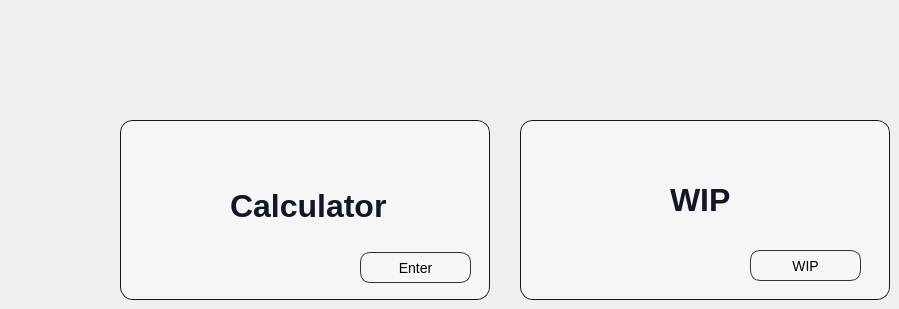
      <widget class="QWidget" name="page_32">
       <widget class="QLabel" name="label_194">
        <property name="geometry">
         <rect>
          <x>520</x>
          <y>120</y>
          <width>370</width>
          <height>180</height>
         </rect>
        </property>
        <property name="styleSheet">
         <string notr="true">border-radius: 13px;
background:rgb(246,246,246);
border: 1px solid rgb(18,23,40);</string>
        </property>
        <property name="text">
         <string/>
        </property>
       </widget>
       <widget class="QLabel" name="label_195">
        <property name="geometry">
         <rect>
          <x>230</x>
          <y>170</y>
          <width>200</width>
          <height>71</height>
         </rect>
        </property>
        <property name="styleSheet">
         <string notr="true">font-family: 'Poppins';
font-style: normal;
background:rgba(0,0,0,0);
font-weight: 700;
font-size: 32px;
color: rgb(18,23,40);

</string>
        </property>
        <property name="text">
         <string>Calculator</string>
        </property>
       </widget>
       <widget class="QLabel" name="label_196">
        <property name="geometry">
         <rect>
          <x>670</x>
          <y>150</y>
          <width>191</width>
          <height>100</height>
         </rect>
        </property>
        <property name="styleSheet">
         <string notr="true">font-family: 'Poppins';
font-style: normal;
background:rgba(0,0,0,0);
font-weight: 700;
font-size: 32px;
color: rgb(18,23,40);

</string>
        </property>
        <property name="text">
         <string>WIP</string>
        </property>
       </widget>
       <widget class="QLabel" name="label_198">
        <property name="geometry">
         <rect>
          <x>120</x>
          <y>120</y>
          <width>370</width>
          <height>180</height>
         </rect>
        </property>
        <property name="styleSheet">
         <string notr="true">border-radius: 13px;
background:rgb(246,246,246);
border: 1px solid rgb(18,23,40);</string>
        </property>
        <property name="text">
         <string/>
        </property>
       </widget>
       <widget class="QPushButton" name="calculator_btn">
        <property name="geometry">
         <rect>
          <x>360</x>
          <y>252</y>
          <width>111</width>
          <height>31</height>
         </rect>
        </property>
        <property name="styleSheet">
         <string notr="true">QPushButton{
border-radius: 10px; 
font-family: 'Poppins';
font-style: normal;
font-weight: 400;
font-size: 14px;
background:rgba(0,0,0,0);
border:1px solid rgb(50,50,50);
}
QPushButton:hover{
background:rgb(28, 36, 61);
color:white;
}

</string>
        </property>
        <property name="text">
         <string>Enter</string>
        </property>
       </widget>
       <widget class="QPushButton" name="generate_btn">
        <property name="geometry">
         <rect>
          <x>750</x>
          <y>250</y>
          <width>111</width>
          <height>31</height>
         </rect>
        </property>
        <property name="styleSheet">
         <string notr="true">QPushButton{
border-radius: 10px; 
font-family: 'Poppins';
font-style: normal;
font-weight: 400;
font-size: 14px;
background:rgba(0,0,0,0);
border:1px solid rgb(50,50,50);
}
QPushButton:hover{
background:rgb(28, 36, 61);
color:white;
}

</string>
        </property>
        <property name="text">
         <string>WIP</string>
        </property>
       </widget>
       <widget class="QLabel" name="label_210">
        <property name="geometry">
         <rect>
          <x>120</x>
          <y>160</y>
          <width>101</width>
          <height>111</height>
         </rect>
        </property>
        <property name="styleSheet">
         <string notr="true">background:url(&quot;:/Icons/Icons/Images/calculator.png&quot;);</string>
        </property>
        <property name="text">
         <string/>
        </property>
       </widget>
       <zorder>label_194</zorder>
       <zorder>label_196</zorder>
       <zorder>label_198</zorder>
       <zorder>label_195</zorder>
       <zorder>calculator_btn</zorder>
       <zorder>generate_btn</zorder>
       <zorder>label_210</zorder>
      </widget>
